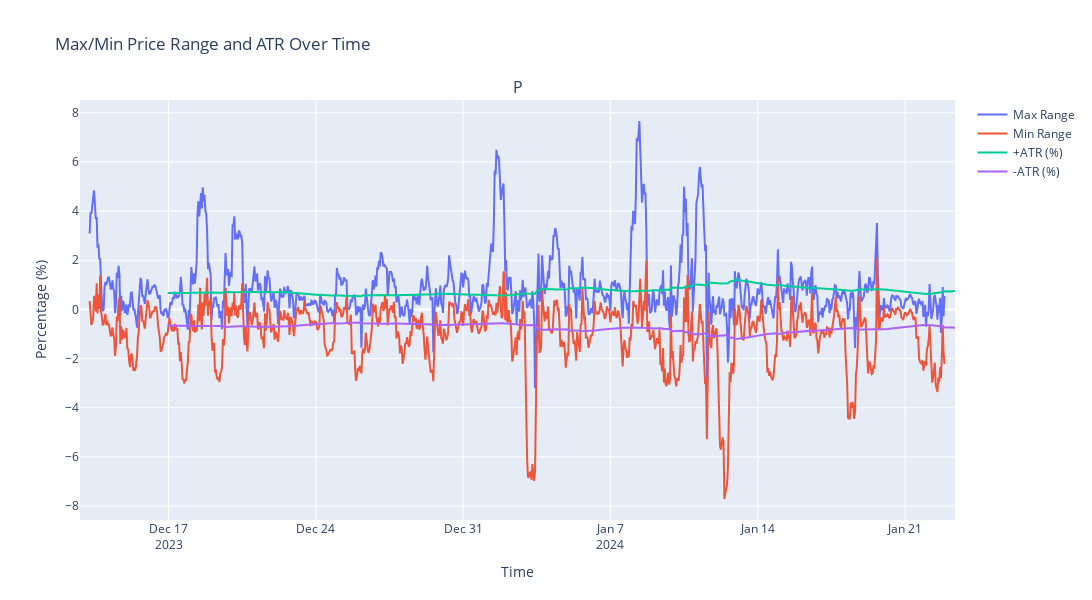
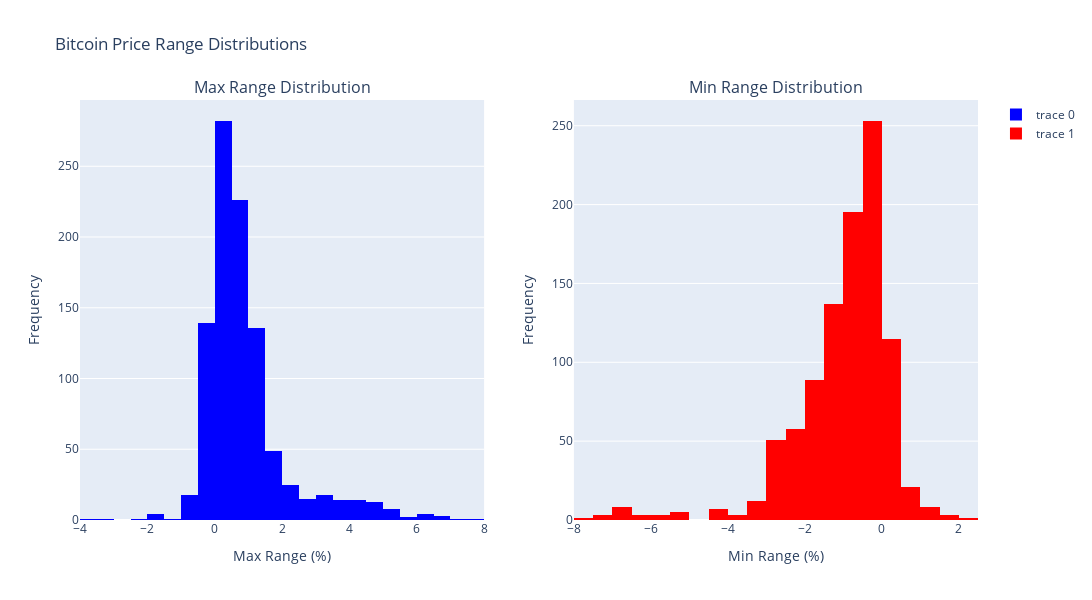

Notebook source saved alongside these figures, in order:
### Code cell
candles = download_1000_candles(market='BTC/USDT', tf='1h')
new_df = analyze_and_plot_bitcoin_ranges(candles, 12)

### Figure 1 — Plotly figure (JSON) as saved in the notebook; plotly's stock layout.template omitted (floating-point values rounded to 4 significant figures; data arrays with more than 128 entries replaced by an {"elided": "..."} marker saying what was removed)
{"data": [{"mode": "lines", "name": "Max Range", "type": "scatter", "x": {"elided": "999 str values"}, "xaxis": "x", "y": {"elided": "999 float values"}, "yaxis": "y"}, {"mode": "lines", "name": "Min Range", "type": "scatter", "x": {"elided": "999 str values"}, "xaxis": "x", "y": {"elided": "999 float values"}, "yaxis": "y"}, {"mode": "lines", "name": "+ATR (%)", "type": "scatter", "x": {"elided": "999 str values"}, "xaxis": "x", "y": {"elided": "999 float values"}, "yaxis": "y"}, {"mode": "lines", "name": "-ATR (%)", "type": "scatter", "x": {"elided": "999 str values"}, "xaxis": "x", "y": {"elided": "999 float values"}, "yaxis": "y"}], "layout": {"annotations": [{"font": {"size": 16}, "showarrow": false, "text": "P", "x": 0.5, "xanchor": "center", "xref": "paper", "y": 1, "yanchor": "bottom", "yref": "paper"}], "height": 600, "title": {"text": "Max/Min Price Range and ATR Over Time"}, "width": 1200, "xaxis": {"anchor": "y", "domain": [0, 1], "title": {"text": "Time"}}, "yaxis": {"anchor": "x", "domain": [0, 1], "title": {"text": "Percentage (%)"}}}}

### Figure 2 — Plotly figure (JSON) as saved in the notebook; plotly's stock layout.template omitted (floating-point values rounded to 4 significant figures; data arrays with more than 128 entries replaced by an {"elided": "..."} marker saying what was removed)
{"data": [{"marker": {"color": "blue"}, "nbinsx": 30, "type": "histogram", "x": {"elided": "976 float values"}, "xaxis": "x", "yaxis": "y"}, {"marker": {"color": "red"}, "nbinsx": 30, "type": "histogram", "x": {"elided": "976 float values"}, "xaxis": "x2", "yaxis": "y2"}], "layout": {"annotations": [{"font": {"size": 16}, "showarrow": false, "text": "Max Range Distribution", "x": 0.225, "xanchor": "center", "xref": "paper", "y": 1, "yanchor": "bottom", "yref": "paper"}, {"font": {"size": 16}, "showarrow": false, "text": "Min Range Distribution", "x": 0.775, "xanchor": "center", "xref": "paper", "y": 1, "yanchor": "bottom", "yref": "paper"}], "height": 600, "title": {"text": "Bitcoin Price Range Distributions"}, "width": 1200, "xaxis": {"anchor": "y", "domain": [0, 0.45], "title": {"text": "Max Range (%)"}}, "xaxis2": {"anchor": "y2", "domain": [0.55, 1], "title": {"text": "Min Range (%)"}}, "yaxis": {"anchor": "x", "domain": [0, 1], "title": {"text": "Frequency"}}, "yaxis2": {"anchor": "x2", "domain": [0, 1], "title": {"text": "Frequency"}}}}
